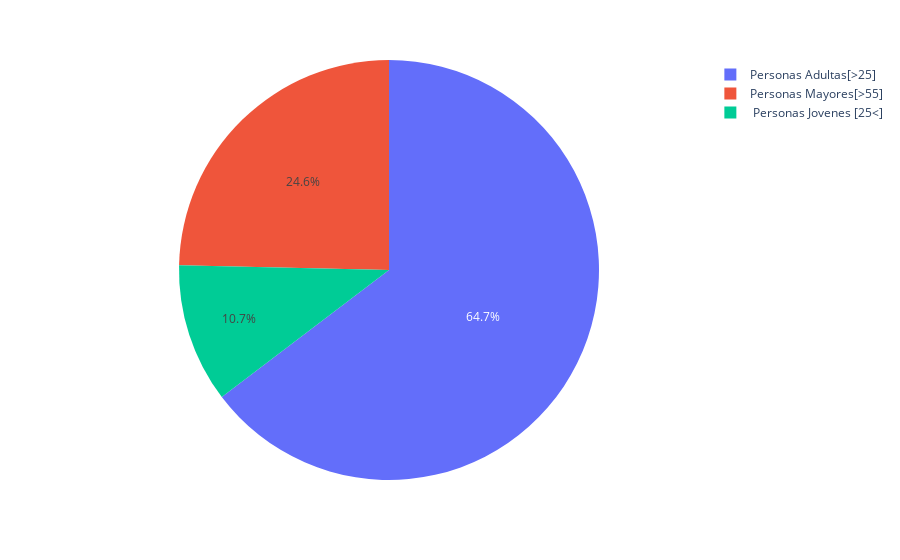

The code cell stored with this chart in its notebook:
### Code cell
columns = ['Casos'] 
x1=data[data['RangoEdad']=="edadmayor"].shape[0]
x2=data[data['RangoEdad']=="edadmedia"].shape[0]
x3=data[data['RangoEdad']=="edadmenor"].shape[0]


datar = {'Casos':  [x1, x2, x3]}


dran = pd.DataFrame(data=datar,columns=columns) 
dran["Rango Edad"]=['Personas Mayores[>55]', 'Personas Adultas[>25]',' Personas Jovenes [25<]']


fig = px.pie(dran, values="Casos", names="Rango Edad") 
fig.show()

### Figure 1 — Plotly figure (JSON) as saved in the notebook; plotly's stock layout.template omitted (floating-point values rounded to 4 significant figures)
{"data": [{"domain": {"x": [0, 1], "y": [0, 1]}, "hovertemplate": "Rango Edad=%{label}<br>Casos=%{value}<extra></extra>", "labels": ["Personas Mayores[>55]", "Personas Adultas[>25]", " Personas Jovenes [25<]"], "legendgroup": "", "name": "", "showlegend": true, "type": "pie", "values": [221, 580, 96]}], "layout": {"legend": {"tracegroupgap": 0}, "margin": {"t": 60}}}
